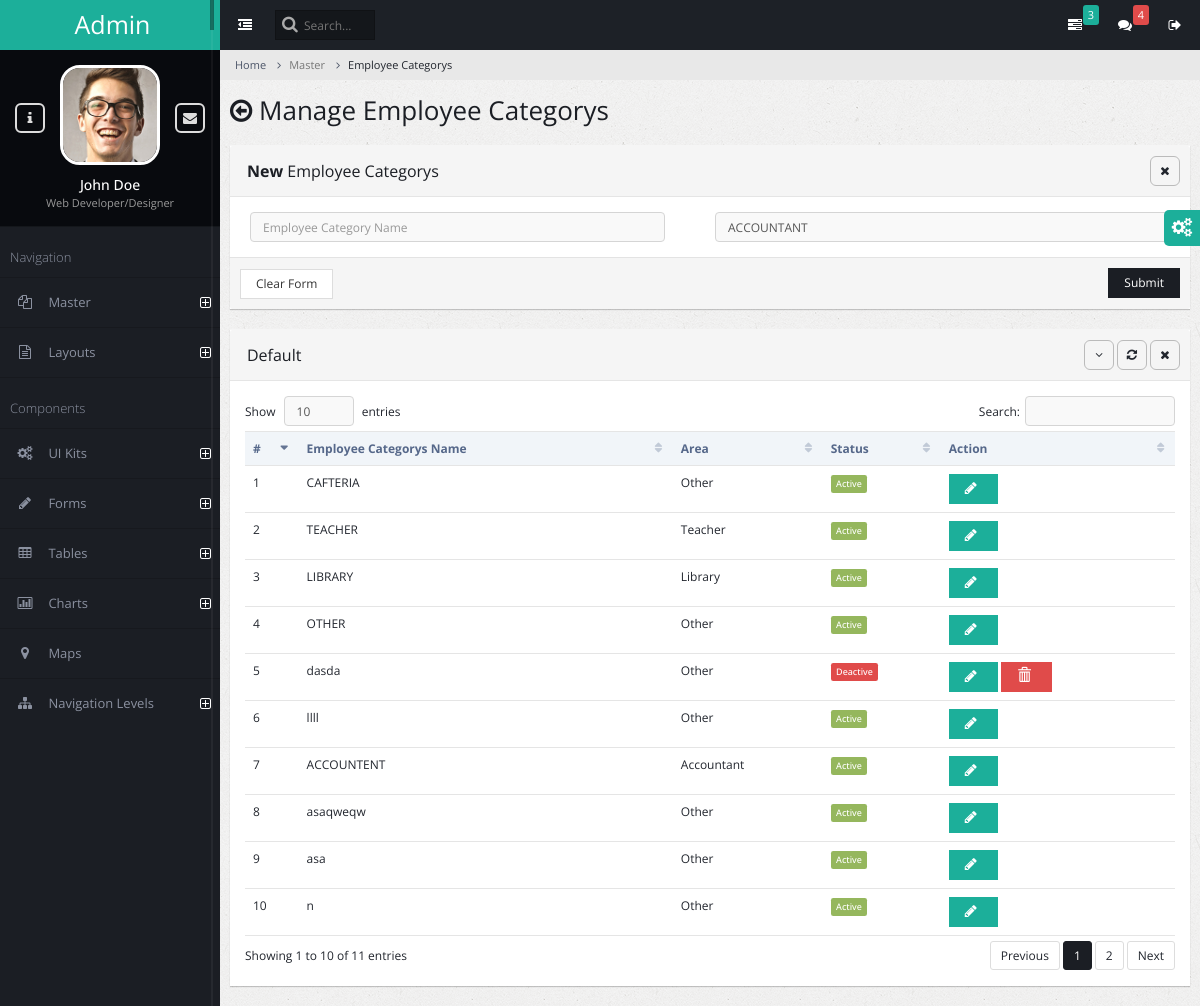
Page /employee-category/ on the committed database.
### admin_master/models.py (models this page shows)
class AcademicEmployeeCategory(models.Model):
    EMPLOYEE_CATEGORY_CHOICES = [
        (1, 'Accountant'),
        (4, 'Cafeteria'),
        (2, 'Teacher'),
        (3, 'Library'),
        (5, 'Other'),
    ]
    employee_category_name = models.CharField(max_length=255)
    employee_category_area = models.IntegerField(choices=EMPLOYEE_CATEGORY_CHOICES)
    is_active = models.BooleanField(default=True)

### admin_master/views.py (the view, shortened to what this page needs)
# urls.py: path('employee-category/', views.employee_category_manage,name="employee-category"),
def employee_category_manage(request):
    success_message=None
    error_message = None
    academic_employee_category = AcademicEmployeeCategory.objects.all()
    context = {
        'errormessage': error_message,
        'successmessage': success_message,
        'academic_employee_categorys': academic_employee_category,
        'settings': settings
    }
    return render(request, 'employee_category_manage.html', context)

### admin_master/templates/employee_category_manage.html (shortened to what this page needs)
{% extends 'admin_base.html' %}
{% block content %}
{% load static %}
<ul class="breadcrumb">
    <li><a href="#">Home</a></li>
    <li class="active">Master</li>
    <li class="active">Employee Categorys</li>
</ul>
<div class="page-title">
    <h2><span class="fa fa-arrow-circle-o-left"></span> Manage Employee Categorys</h2>
</div>
<div class="page-content-wrap">
    <div class="row">
        <div class="col-md-12">
            <form class="form-horizontal" method="post" enctype="multipart/form-data">
            <div class="panel panel-default">
                <div class="panel-heading">
                    <h3 class="panel-title"><strong>New </strong> Employee Categorys</h3>
                    <ul class="panel-controls">
                        <li><a href="#" class="panel-remove"><span class="fa fa-times"></span></a></li>
                    </ul>
                </div>
                <div class="panel-body">
                    <div class="row">
                        <div class="col-md-6">
                            <div class="form-group">
                                <div class="col-md-11 col-xs-12">
                                    <input type="text" name="category_name" required autofocus class="form-control" placeholder="Employee Category Name"/>
                                </div>
                            </div>
                        </div>
                        <div class="col-md-6">
                            <div class="form-group">
                                <div class="col-md-12 col-xs-12">
                                    <select class="form-control " name="category_area">
                                        <option value="{{ settings.EMPLOYEE_CATEGORY_ACCOUNTANT }}">ACCOUNTANT</option>
                                    </select>
                                </div>
                            </div>
                        </div>
                    </div>
                </div>
                <div class="panel-footer">
                    <input type="reset" value="Clear Form" class="btn btn-default">
                    <button class="btn btn-primary pull-right">Submit</button>
                </div>
            </div>
            </form>
            <div class="panel panel-default">
                <div class="panel-heading">
                    <h3 class="panel-title">Default</h3>
                    <ul class="panel-controls">
                        <li><a href="#" class="panel-collapse"><span class="fa fa-angle-down"></span></a></li>
                        <li><a href="#" class="panel-refresh"><span class="fa fa-refresh"></span></a></li>
                        <li><a href="#" class="panel-remove"><span class="fa fa-times"></span></a></li>
                    </ul>
                </div>
                <div class="panel-body">
                    <table class="table datatable">
                        <thead>
                            <tr>
                                <th>#</th>
                                <th>Employee Categorys Name</th>
                                <th>Area</th>
                                <th>Status</th>
                                <th>Action</th>
                            </tr>
                        </thead>
                        <tbody>
                            {% for category in academic_employee_categorys %}
                                <tr id="{{category.id}}">
                                    <td>{{ forloop.counter }}</td>
                                    <td>{{ category.employee_category_name }}</td>
                                    <td>{{ category.get_employee_category_area_display }}</td>
                                    <td>
                                        {% if category.is_active %}
                                            <span class="label label-success">Active</span>
                                        {% else %}
                                            <span class="label label-danger">Deactive</span>
                                        {% endif %}
                                    </td>
                                    <td>
                                        <button class="btn btn-info" onclick="edit_pop_employee_category({{category.id}})">
                                            <span id ="spinner{{category.id}}" class="fa fa-pencil"></span>
                                        </button>
                                        {% if not category.is_active %}
                                        <a onclick="delete_employee_category({{category.id}})">
                                            <button class="btn btn-danger">
                                                <span class="glyphicon glyphicon-trash"></span>
                                            </button>
                                        </a>
                                        {% endif %}
                                    </td>
                                </tr>
                            {% endfor %}
                        </tbody>
                    </table>
                </div>
            </div>
        </div>
    </div>
</div>
{% endblock %}

### rows in the picture
AcademicEmployeeCategory: employee_category_name "CAFTERIA", employee_category_area "Other", is_active "Active"
AcademicEmployeeCategory: employee_category_name "TEACHER", employee_category_area "Teacher", is_active "Active"
AcademicEmployeeCategory: employee_category_name "LIBRARY", employee_category_area "Library", is_active "Active"
AcademicEmployeeCategory: employee_category_name "OTHER", employee_category_area "Other", is_active "Active"
AcademicEmployeeCategory: employee_category_name "dasda", employee_category_area "Other", is_active "Deactive"
AcademicEmployeeCategory: employee_category_name "llll", employee_category_area "Other", is_active "Active"
AcademicEmployeeCategory: employee_category_name "ACCOUNTENT", employee_category_area "Accountant", is_active "Active"
AcademicEmployeeCategory: employee_category_name "asaqweqw", employee_category_area "Other", is_active "Active"
AcademicEmployeeCategory: employee_category_name "asa", employee_category_area "Other", is_active "Active"
AcademicEmployeeCategory: employee_category_name "n", employee_category_area "Other", is_active "Active"
